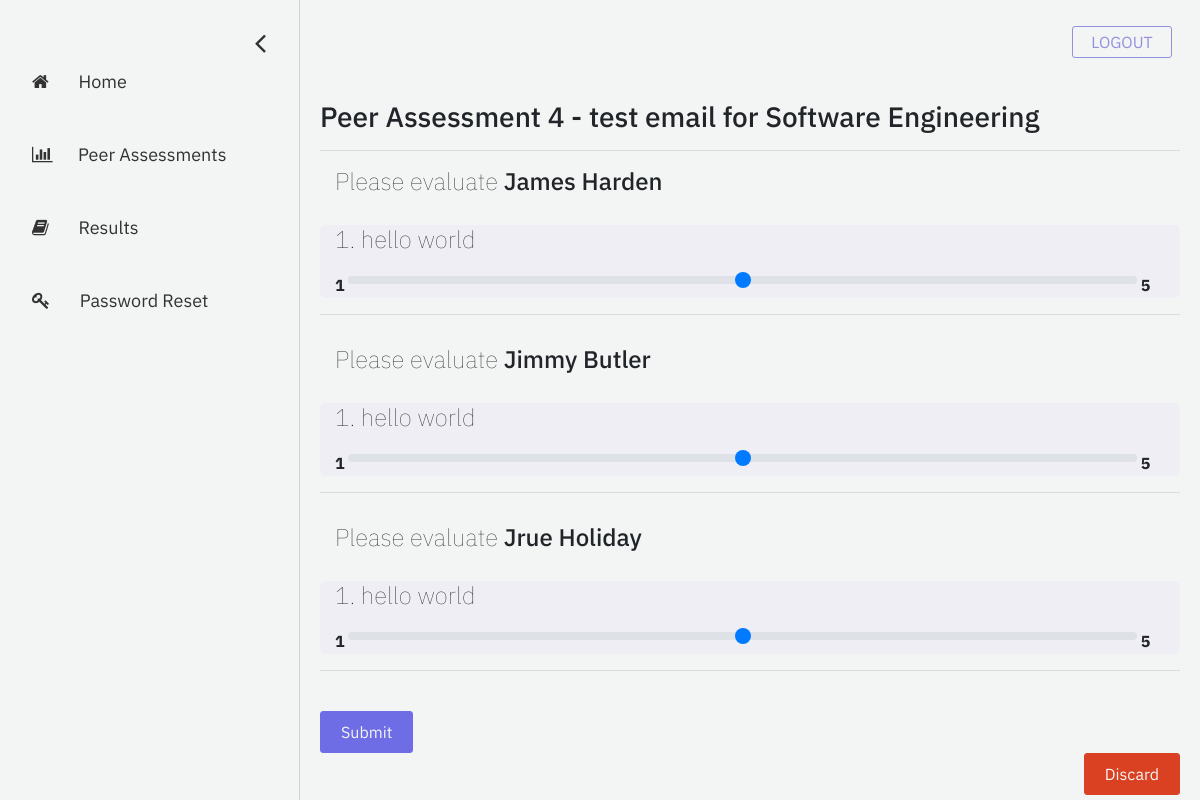
/student/answer-assessment/11/ (signed in), run on the app's committed database.
### assessment/models.py (models this page shows, shortened)
class Assessment(models.Model):
    name = models.CharField("assessment name", max_length=255)
    description = models.TextField("description", max_length=512, blank=True)
    date_created = models.DateTimeField("date created", auto_now_add=True)
    start_date = models.DateField("start date")
    end_date = models.DateField("end date")
    open_status = models.BooleanField("open status", default=True)
    course = models.ForeignKey(Course, on_delete=models.CASCADE) # the course that this peer review belongs to
    questions = models.ManyToManyField(Question) # a set of Questions under this assessment
    result_sets = models.ManyToManyField(Result_set) # a set of Result_sets under this assessment
    completed_students = models.ManyToManyField(User, related_name="completed_students") # a set of Users who have completed this assessment

class Question(models.Model):
    TYPE_TEXT = 'Text'
    TYPE_Rating = 'Rating'
    ANSWER_TYPE = (
        (TYPE_TEXT, "Text"),
        (TYPE_Rating, "Rating"),
    )
    question_text = models.CharField(max_length=500)
    type_answer = models.CharField(max_length=6, choices=ANSWER_TYPE, default=TYPE_Rating)

### registration/models.py (models this page shows, shortened)
class Course(models.Model):
    course_name = models.CharField("course name", max_length=60)
    course_code = models.IntegerField("course code")
    section_number = models.SmallIntegerField("section number")
    year = models.SmallIntegerField("year of realization")
    semester_choices = (
        ('S', 'Spring'),
        ('F', 'Fall'),
    )
    semester = models.CharField("semester of realization", max_length = 1, choices = semester_choices)
    professors = models.ManyToManyField(User)
    students = models.ManyToManyField(User, related_name="students")

### account/models.py (models this page shows, shortened)
class User(AbstractBaseUser, PermissionsMixin):
    email = models.EmailField(
        verbose_name=_('email address'), max_length=255, unique=True
    )
    first_name = models.CharField(_('first name'), max_length=30, blank=True)
    last_name = models.CharField(_('last name'), max_length=150, blank=True)
    eagle_id = models.CharField(max_length = 8, unique=True)
    is_student = models.BooleanField(
        _('student status'),
        default=False,
        help_text=_(
            'Shows whether this user is a student. '
        ),
    )
    is_instructor = models.BooleanField(
        _('instructor status'),
        default=False,
        help_text=_(
            'Shows whether this user is a instructor. '
        ),
    )
    is_active = models.BooleanField(
        _('active'),
        default=True,
        help_text=_(
            'Designates whether this user should be treated as active. '
            'Unselect this instead of deleting accounts.'
        ),
    )
    is_staff = models.BooleanField(
        _('admin status'),
        default=False,
        help_text=_(
            'Designates whether the user can log into this admin site.'
        ),
    )
    date_joined = models.DateTimeField(
        _('date joined'), default=timezone.now
    )
    objects = UserManager()
    USERNAME_FIELD = 'email'
    REQUIRED_FIELDS = ['first_name', 'last_name', 'eagle_id', 'is_student', 'is_instructor']

### eval_student/views.py (the view)
# urls.py: path('answer-assessment/<int:assessment_id>/', views.answer_assessment, name='answer-assessment'),
def answer_assessment(request, assessment_id):
    assessment = Assessment.objects.get(pk=assessment_id) # the assessment object
    questions = assessment.questions.all() # set of questions in this assessment
    teams = Team.objects.filter(course=assessment.course) # set of teams in this course
    evaluated_team = None
    evaluated = []
    for team in teams:
        if request.user in team.student.all():
            evaluated_team = team
            for each in team.student.all():
                if each != request.user:
                    evaluated.append(each)
    context = {
        'assessment': assessment,
        'question_list': questions,
        'team': evaluated_team,
        'evaluated_list': evaluated,
    }
    return render(request, 'eval_student/answer-assessment.html', context=context)

### eval_student/templates/eval_student/answer-assessment.html (shortened to what this page needs)
{% extends 'eval_student/base-sidebar.html'%}
{% load static %}
{% block content%}
	<div id="main">
		<h3>{{ assessment.name }} for {{ assessment.course.course_name }}</h3>
		<hr>
		<form action="{% url 'submit_assessment' assessment_id=assessment.id %}" method="post"> {% csrf_token %}
			{% for student in evaluated_list %}
				<div class="container">
					<h4>Please evaluate <b style="font-weight: 500;">{{student.first_name}} {{student.last_name}}</b></h4>
				</div>
				{% for question in question_list %}
				<div class="container" style="background-color: rgba(107, 99, 255, 0.036); border-radius: 6px;">
					<h4 style="margin-bottom: 15px; margin-top: 30px;">{{forloop.counter}}. {{ question.question_text }}</h4>
					{% if question.type_answer == question.TYPE_Rating %}
						<div>
							<b>1</b>  <input style="width: 95%;" type="range" class="custom-range" min="1" max="5" step="1" id="q_@{{ student.eagle_id }}{{ question.id }}" name="q_@{{ student.eagle_id }}{{ question.id }}"> <b> 5</b>
						</div>
					{% else %}
						<textarea style="width: 95%;" rows="5" id="q_@{{ student.eagle_id }}{{ question.id }}" name="q_@{{ student.eagle_id }}{{ question.id }}"></textarea>
					{% endif %}
				</div>
				{% endfor %}
				<hr style="margin-bottom: 30px;">
			{% endfor %}
			<button style="margin-top: 10px;" type="submit" class="buttons purple">Submit</button>
		</form>
		<form>
				<button formaction="{% url 'peer-assessments' %}" class="buttons red float-right">Discard</button>
		</form>
	</div>
{% endblock %}

### eval_student/static/eval_student/css/base-sidebar.css (style rules this page uses)
body { font-family: 'IBM Plex Sans', sans-serif; background-color: #f3f4f4; }
#main { transition: margin-left .5s; padding: 20px; }
.buttons { -webkit-border-radius: 3px; -moz-border-radius: 3px; border-radius: 3px; line-height: 0px; color: #f3f4f4; padding: 20px; display: inline-block; cursor: pointer; text-align: center; text-decoration: none; }
.purple { border: 1px solid #6f6de5; background-color: #6f6de5; }
.red { border: 1px solid #d94122; background-color: #d94122; }

### eval_student/static/eval_student/css/peer-assessments.css (style rules this page uses)
h4 { font-weight: 80; margin-right: 5%; }

### data on the page
Assessment: name "Peer Assessment 4 - test email", course.course_name "Software Engineering"
User: first_name "James", last_name "Harden"
Question: question_text "hello world"
User: first_name "Jimmy", last_name "Butler"
User: first_name "Jrue", last_name "Holiday"
